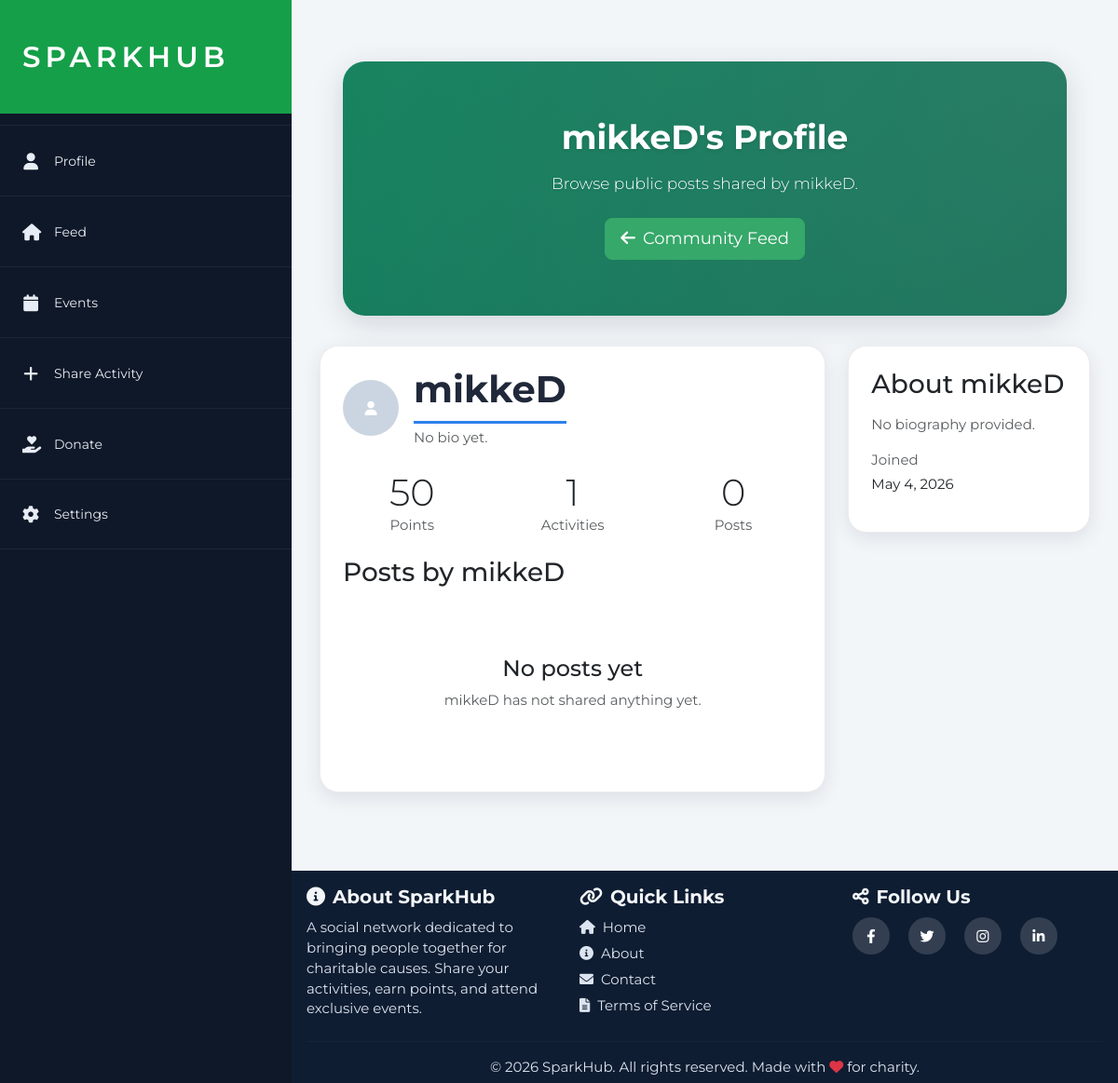
The page /user/mikkeD/ (signed in) on the database its author committed.
### sparkhudapp/models.py (models this page shows, shortened)
class UserProfile(models.Model):
    user = models.OneToOneField(User, on_delete=models.CASCADE)
    points = models.IntegerField(default=0)
    phone_number = models.CharField(max_length=15, blank=True)  # For Kenyan phone numbers
    bio = models.TextField(blank=True)
    profile_picture = models.ImageField(upload_to='profile_pics/', blank=True, null=True)

### sparkhudapp/views.py (the view)
# urls.py: path('user/<str:username>/', views.user_profile, name='user_profile'),
@login_required
def user_profile(request, username):
    profile_user = get_object_or_404(User, username=username)
    profile, _ = UserProfile.objects.get_or_create(user=profile_user)
    comments = Comment.objects.select_related('user').order_by('created_at')
    user_posts = Post.objects.filter(user=profile_user).prefetch_related(
        Prefetch('comments', queryset=comments, to_attr='visible_comments')
    ).order_by('-created_at')
    add_post_permissions(user_posts, request.user)
    context = {
        'profile_user': profile_user,
        'profile': profile,
        'user_posts': user_posts,
    }
    return render(request, 'user_profile.html', context)

### sparkhudapp/views.py (called while the page is built)
def add_post_permissions(posts, user):
    now = timezone.now()
    for post in posts:
        is_owner = user.is_authenticated and post.user_id == user.id
        post.can_delete = is_owner
        post.can_edit = is_owner and now - post.created_at <= POST_EDIT_WINDOW
    return posts

### sparkhudapp/templates/user_profile.html (shortened to what this page needs)
{% extends 'base.html' %}
{% load sparkhub_extras %}
{% block content %}
<section class="hero-section text-center">
    <h1 class="mb-3">{{ profile_user.username }}'s Profile</h1>
    <p class="lead mb-4">Browse public posts shared by {{ profile_user.username }}.</p>
    <a href="{% url 'social_feed' %}" class="btn btn-light btn-lg">
        <i class="fas fa-arrow-left me-2"></i>Community Feed
    </a>
</section>
<div class="row g-4">
    <div class="col-lg-8">
        <div class="card mb-4">
            <div class="card-body p-4">
                <div class="d-flex align-items-center mb-4">
                    {% if profile.profile_picture %}
                        <img src="{{ profile.profile_picture.url }}" class="feed-avatar me-3" alt="{{ profile_user.username }}">
                    {% else %}
                        <div class="avatar-circle me-3"><i class="fas fa-user"></i></div>
                    {% endif %}
                    <div>
                        <h2 class="mb-1">{{ profile_user.username }}</h2>
                        <p class="text-muted mb-0">{{ profile.bio|default:'No bio yet.' }}</p>
                    </div>
                </div>
                <div class="row text-center mb-4">
                    <div class="col-sm-4 mb-3 mb-sm-0">
                        <h3 class="display-6 mb-0">{{ profile.points }}</h3>
                        <p class="text-muted mb-0">Points</p>
                    </div>
                    <div class="col-sm-4 mb-3 mb-sm-0">
                        <h3 class="display-6 mb-0">{{ profile_user.charityactivity_set.count }}</h3>
                        <p class="text-muted mb-0">Activities</p>
                    </div>
                    <div class="col-sm-4">
                        <h3 class="display-6 mb-0">{{ profile_user.post_set.count }}</h3>
                        <p class="text-muted mb-0">Posts</p>
                    </div>
                </div>
                <h3 class="mb-4">Posts by {{ profile_user.username }}</h3>
                {% for post in user_posts %}
                <div class="post-panel mb-3" id="post-{{ post.id }}">
                    <div class="d-flex align-items-center mb-3">
                        {% if profile.profile_picture %}
                            <img src="{{ profile.profile_picture.url }}" class="feed-avatar me-3" alt="{{ profile_user.username }}">
                        {% else %}
                            <div class="avatar-circle me-3"><i class="fas fa-user"></i></div>
                        {% endif %}
                        <div>
                            <h5 class="mb-0">{{ profile_user.username }}</h5>
                            <small class="text-muted">Posted {{ post.created_at|timesince }} ago</small>
                        </div>
                        {% if post.can_edit or post.can_delete %}
                            <div class="post-actions ms-auto">
                                {% if post.can_edit %}
                                    <a href="{% url 'edit_post' post.id %}" class="btn btn-sm btn-outline-secondary" title="Edit post">
                                        <i class="fas fa-pen"></i>
                                    </a>
                                {% endif %}
                                {% if post.can_delete %}
                                    <a href="{% url 'delete_post' post.id %}" class="btn btn-sm btn-outline-danger" title="Delete post">
                                        <i class="fas fa-trash"></i>
                                    </a>
                                {% endif %}
                            </div>
                        {% endif %}
                    </div>
                    <p class="mb-3">{{ post.content }}</p>
                    {% if post.video %}
                        <video controls class="w-100 rounded mb-3" style="max-height: 420px;">
                            <source src="{{ post.video.url }}" type="video/mp4">
                            Your browser does not support the video tag.
                        </video>
                    {% endif %}
                    {% if post.image %}
                        <img src="{{ post.image.url }}" class="img-fluid rounded mb-3" alt="Post image" style="max-height: 300px;">
                    {% endif %}
                    <div class="d-flex justify-content-between align-items-center flex-wrap gap-2">
                        <div>
                            <button class="btn btn-sm btn-outline-primary like-btn" data-post-id="{{ post.id }}">
                                <i class="fas fa-heart{% if user.is_authenticated and user|has_liked_post:post.id %} text-danger{% endif %} me-2"></i>
                                <span>{{ post.likes.count }}</span>
                            </button>
                            <button class="btn btn-sm btn-outline-secondary comment-btn ms-1" data-post-id="{{ post.id }}">
                                <i class="fas fa-comment me-2"></i>
                                <span>{{ post.comments.count }}</span>
                            </button>
                        </div>
                        <small class="text-muted">Updated {{ post.updated_at|timesince }} ago</small>
                    </div>
                    <div class="comments-panel mt-3 d-none" id="comments-{{ post.id }}">
                        <div class="comments-list">
                            {% for comment in post.visible_comments %}
                                <div class="comment-item">
                                    <div class="comment-avatar"><i class="fas fa-user"></i></div>
                                    <div class="comment-body">
                                        <div class="comment-meta">
                                            <strong>{{ comment.user.username }}</strong>
                                            <span>{{ comment.created_at|timesince }} ago</span>
                                        </div>
                                        <p>{{ comment.content }}</p>
                                    </div>
                                </div>
                            {% empty %}
                                <p class="comments-empty mb-0">No comments yet.</p>
                            {% endfor %}
                        </div>
                        {% if user.is_authenticated %}
                            <form class="comment-form mt-3" data-post-id="{{ post.id }}">
                                <input type="text" class="form-control form-control-sm" name="content" placeholder="Add a comment..." autocomplete="off">
                                <button class="btn btn-primary btn-sm" type="submit">Post</button>
                            </form>
                        {% else %}
                            <div class="comments-login mt-3">
                                <a href="{% url 'login' %}">Login</a> or <a href="{% url 'register' %}">register</a> to comment.
                            </div>
                        {% endif %}
                    </div>
                </div>
                {% empty %}
                <div class="text-center py-5">
                    <h4>No posts yet</h4>
                    <p class="text-muted">{{ profile_user.username }} has not shared anything yet.</p>
                </div>
                {% endfor %}
            </div>
        </div>
    </div>
    <div class="col-lg-4">
        <div class="card mb-4">
            <div class="card-body p-4">
                <h3 class="mb-3">About {{ profile_user.username }}</h3>
                <p class="text-muted">{{ profile.bio|default:'No biography provided.' }}</p>
                <p class="text-muted mb-1">Joined</p>
                <p>{{ profile_user.date_joined|date:'F j, Y' }}</p>
            </div>
        </div>
    </div>
</div>
{% endblock %}

### sparkhudapp/static/css/styles.css (style rules this page uses)
:root { --sidebar-width: 313px; --spark-green: #169f49; --sidebar-dark: #0f1828; --sidebar-active: #124437; --page-bg: #f3f6f9; --text-dark: #20283a; --spark-blue: #2f80ed; --footer-dark: #0f1d32; --old-font: "Montserrat", Arial, sans-serif; --logo-font: "Montserrat", Arial, sans-serif; --bs-body-font-family: var(--old-font); --bs-font-sans-serif: var(--old-font); }
* { box-sizing: border-box; }
body { margin: 0; background: var(--page-bg); color: var(--text-dark); font-family: var(--old-font); font-size: 15px; line-height: 1.45; }
h1, h2, h3, h4, h5, h6, .card-title, .navbar-brand, .btn, input, textarea, select { font-family: var(--old-font); }
.section-title, h2 { display: inline-block; color: var(--text-dark); font-size: 40px; font-weight: 700; line-height: 1.1; padding-bottom: 12px; border-bottom: 3px solid var(--spark-blue); }
.btn { font-size: 14px; border-radius: 8px; }
.btn-lg { font-size: 18px; }
.btn-light { background: #36a86a; border-color: #36a86a; color: #fff; }
.hero-section { background: linear-gradient(135deg, rgba(20, 182, 125, 0.95) 0%, rgba(17, 121, 101, 0.95) 100%), center/cover; background-attachment: fixed; color: white; padding: 60px 24px; border-radius: 24px; margin: 0 auto 32px; max-width: 94%; text-align: center; box-shadow: 0 8px 32px rgba(15, 24, 40, 0.15); position: relative; overflow: hidden; }
.hero-section::before { content: ''; position: absolute; top: 0; left: 0; right: 0; bottom: 0; background: radial-gradient(circle at top right, rgba(255,255,255,0.1), transparent); pointer-events: none; }
.hero-section h1 { font-size: clamp(30px, 3vw, 48px); font-weight: 700; margin-bottom: 14px; position: relative; z-index: 1; text-shadow: 0 2px 4px rgba(0,0,0,0.1); }
.hero-section .lead { font-size: 17px; margin-bottom: 22px; position: relative; z-index: 1; text-shadow: 0 1px 2px rgba(0,0,0,0.1); }
.card { border: 1px solid rgba(15, 24, 40, 0.08); border-radius: 20px; box-shadow: 0 14px 32px rgba(15, 24, 40, 0.08); overflow: hidden; }
.avatar-circle { width: 60px; height: 60px; border-radius: 50%; display: inline-flex; align-items: center; justify-content: center; background: #cbd5e1; color: #fff; }
.hero-section::after { content: ''; position: absolute; top: 0; left: 0; right: 0; bottom: 0; background: rgba(0, 0, 0, 0.25); pointer-events: none; }
.hero-section > * { position: relative; z-index: 2; }
.card { box-shadow: 0 6px 20px rgba(15, 24, 40, 0.1); transition: box-shadow 0.3s ease; }
.btn { transition: all 0.3s ease; }

### rows shown on the page
UserProfile: bio "No bio yet.", points "50", bio "No biography provided."

### other values the page prints
{{ profile_user.username }} "mikkeD"
{{ profile_user.charityactivity_set.count }} "1"
{{ profile_user.post_set.count }} "0"
{{ profile_user.date_joined|date:'F j, Y' }} "May 4, 2026"
